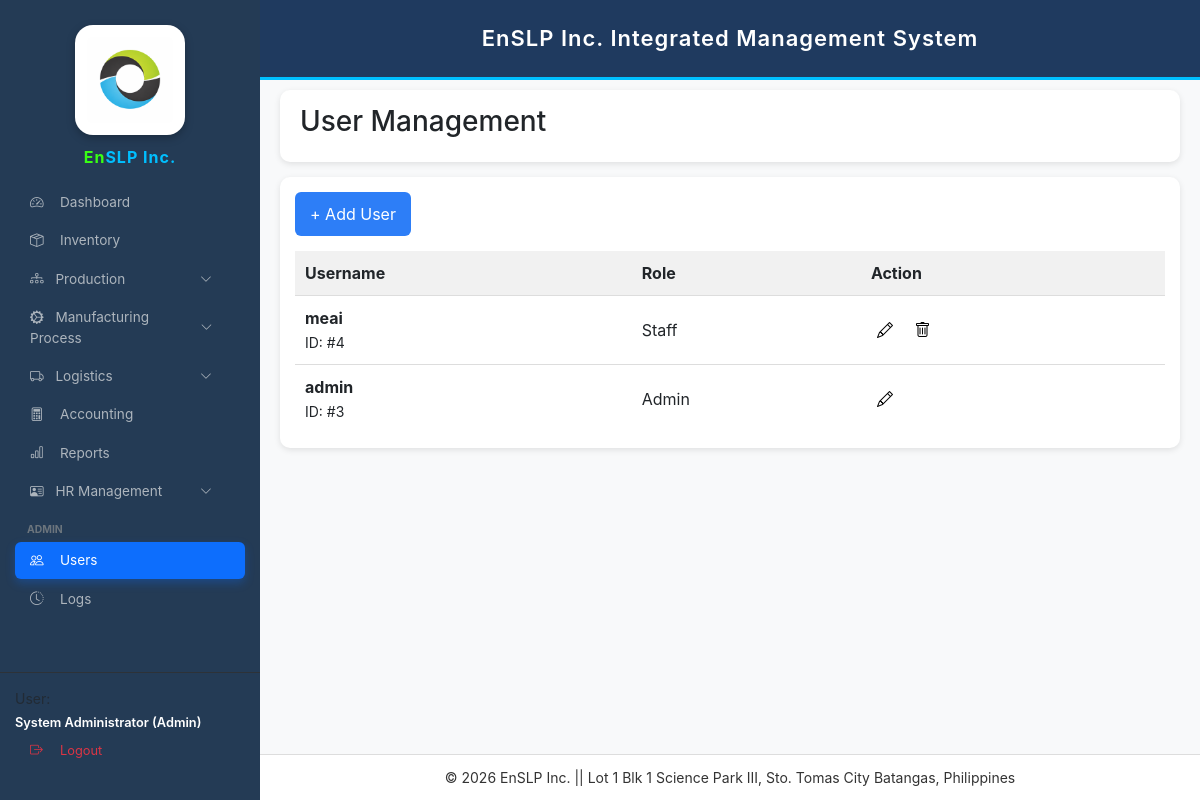
Page /users.php (signed in) on the earlier database version.
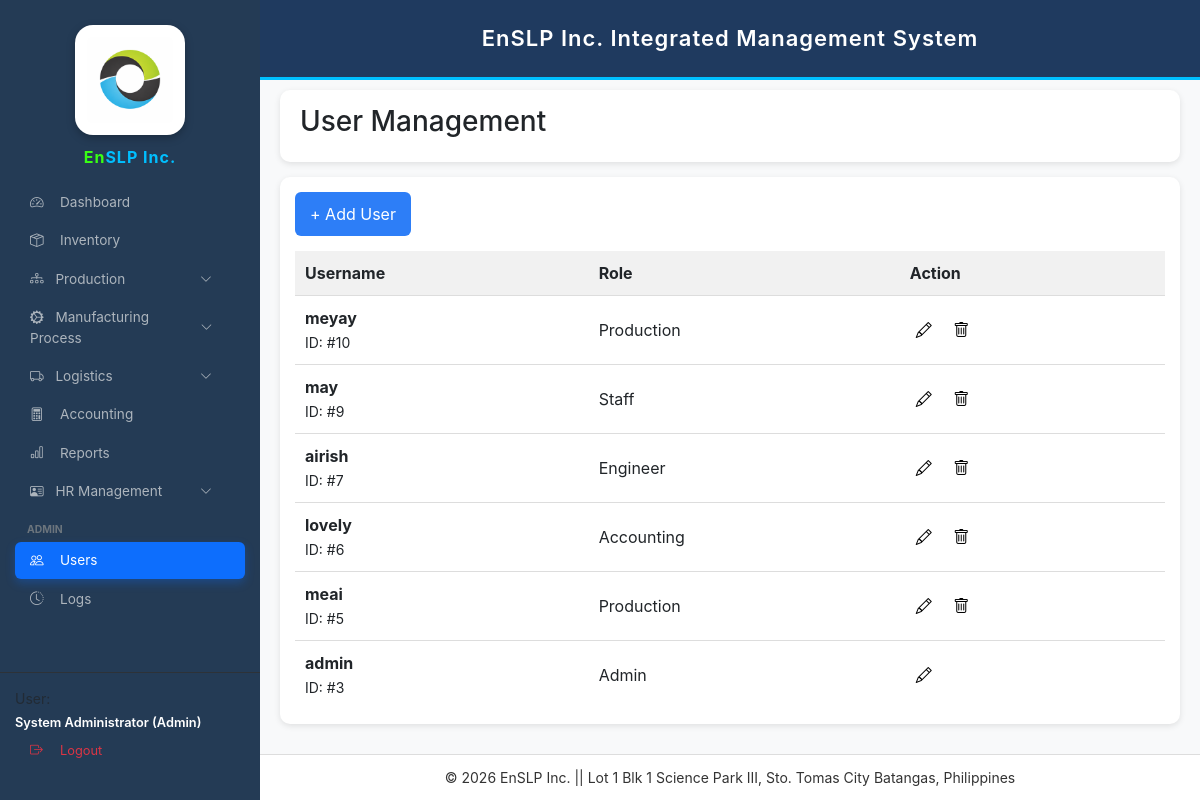
Same page on the later database version.
### tables this page shows
CREATE TABLE `users` (
  `id` int(11) NOT NULL,
  `username` varchar(50) NOT NULL,
  `full_name` varchar(100) DEFAULT NULL,
  `password` varchar(255) DEFAULT NULL,
  `role` varchar(20) DEFAULT 'Admin',
  `status` varchar(20) DEFAULT 'active'
);

### users.php (the view, shortened to what this page needs)
<?php
include 'config.php';
?>
<!DOCTYPE html>
<html lang="en">
<head>
<link href="https://cdn.jsdelivr.net/npm/bootstrap@5.3.0/dist/css/bootstrap.min.css" rel="stylesheet">
<link rel="stylesheet" href="https://cdn.jsdelivr.net/npm/bootstrap-icons@1.11.0/font/bootstrap-icons.css">
</head>
<body>
<?php include 'sidebar.php'; ?>
<?php include "header.php"; ?>
<div class="main-content">
    <div class="title-card">
        <h3>User Management</h3>
    </div>
    <div class="table-card">
        <div style="margin-bottom:15px;">
            <button class="btn-primary-custom" data-bs-toggle="modal" data-bs-target="#addUserModal">
                + Add User
            </button>
        </div>
        <div class="table-responsive">
            <table>
                <thead>
                    <tr>
                        <th>Username</th>
                        <th>Role</th>
                        <th>Action</th>
                    </tr>
                </thead>
                <tbody>
                <?php
                $users = $conn->query("SELECT * FROM users ORDER BY id DESC");
                while($row = $users->fetch(PDO::FETCH_ASSOC)):
                ?>
                <tr>
                    <td>
                        <strong><?= htmlspecialchars($row['username']) ?></strong><br>
                        <small>ID: #<?= $row['id'] ?></small>
                    </td>
                    <td><?= htmlspecialchars($row['role']) ?></td>
                    <td>
                        <button class="icon-btn"
                        onclick="openEditModal('<?= $row['id'] ?>','<?= htmlspecialchars($row['username']) ?>','<?= $row['role'] ?>')">
                        <i class="bi bi-pencil"></i>
                        </button>
                        <?php if($row['id'] != $_SESSION['user_id']): ?>
                        <button class="icon-btn"
                        onclick="confirmDelete(<?= $row['id'] ?>,'<?= htmlspecialchars($row['username']) ?>')">
                        <i class="bi bi-trash"></i>
                        </button>
                        <?php endif; ?>
                    </td>
                </tr>
                <?php endwhile; ?>
                </tbody>
            </table>
        </div>
    </div>
</div>
<?php include 'footer.php'; ?>
</body>
</html>

Differences in the rows shown:
removed users: username "meai", id "4", role "Staff"
added users: username "meyay", id "10", role "Production"
added users: username "may", id "9", role "Staff"
added users: username "airish", id "7", role "Engineer"
added users: username "lovely", id "6", role "Accounting"
added users: username "meai", id "5", role "Production"
